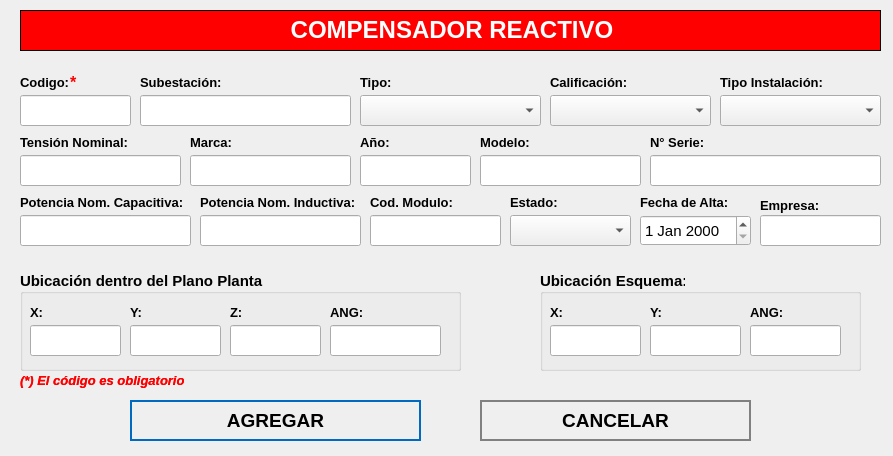
<?xml version="1.0" encoding="UTF-8"?>
<ui version="4.0">
 <class>NewBook</class>
 <widget class="QWidget" name="NewBook">
  <property name="geometry">
   <rect>
    <x>0</x>
    <y>0</y>
    <width>893</width>
    <height>456</height>
   </rect>
  </property>
  <property name="minimumSize">
   <size>
    <width>875</width>
    <height>456</height>
   </size>
  </property>
  <property name="maximumSize">
   <size>
    <width>1000</width>
    <height>456</height>
   </size>
  </property>
  <property name="windowTitle">
   <string>Nuevo Registro</string>
  </property>
  <property name="styleSheet">
   <string notr="true">QPushButton
{	
	height: 2em;
 	border-style: solid;
	border-width: 2px;
 	border-color: grey;
	font-weight: bold;
}

QPushButton:hover
{
   	background-color:grey;
	color:white;
}</string>
  </property>
  <widget class="QLabel" name="label">
   <property name="geometry">
    <rect>
     <x>20</x>
     <y>10</y>
     <width>861</width>
     <height>41</height>
    </rect>
   </property>
   <property name="font">
    <font>
     <underline>false</underline>
    </font>
   </property>
   <property name="autoFillBackground">
    <bool>false</bool>
   </property>
   <property name="styleSheet">
    <string notr="true">background-color: red;</string>
   </property>
   <property name="frameShape">
    <enum>QFrame::Box</enum>
   </property>
   <property name="text">
    <string>&lt;html&gt;&lt;head/&gt;&lt;body&gt;&lt;p align=&quot;center&quot;&gt;&lt;span style=&quot; font-size:18pt; font-weight:600; color:#ffffff;&quot;&gt;COMPENSADOR REACTIVO&lt;/span&gt;&lt;/p&gt;&lt;/body&gt;&lt;/html&gt;</string>
   </property>
  </widget>
  <widget class="QLabel" name="label_autoriza">
   <property name="geometry">
    <rect>
     <x>20</x>
     <y>70</y>
     <width>101</width>
     <height>25</height>
    </rect>
   </property>
   <property name="text">
    <string>&lt;html&gt;&lt;head/&gt;&lt;body&gt;&lt;p&gt;&lt;span style=&quot; font-size:10pt; font-weight:600;&quot;&gt;Codigo:&lt;/span&gt;&lt;/p&gt;&lt;/body&gt;&lt;/html&gt;</string>
   </property>
  </widget>
  <widget class="QLineEdit" name="inputCodigo">
   <property name="geometry">
    <rect>
     <x>20</x>
     <y>95</y>
     <width>111</width>
     <height>31</height>
    </rect>
   </property>
   <property name="font">
    <font>
     <pointsize>12</pointsize>
    </font>
   </property>
   <property name="maxLength">
    <number>15</number>
   </property>
  </widget>
  <widget class="QLineEdit" name="inputSubestacion">
   <property name="geometry">
    <rect>
     <x>140</x>
     <y>95</y>
     <width>211</width>
     <height>31</height>
    </rect>
   </property>
   <property name="font">
    <font>
     <pointsize>12</pointsize>
    </font>
   </property>
  </widget>
  <widget class="QPushButton" name="addButton">
   <property name="geometry">
    <rect>
     <x>130</x>
     <y>400</y>
     <width>291</width>
     <height>41</height>
    </rect>
   </property>
   <property name="font">
    <font>
     <pointsize>14</pointsize>
     <weight>75</weight>
     <bold>true</bold>
    </font>
   </property>
   <property name="cursor">
    <cursorShape>PointingHandCursor</cursorShape>
   </property>
   <property name="styleSheet">
    <string notr="true">QPushButton
{	
	height: 2em;
 	border-style: solid;
	border-width: 2px;
 	border-color: #0069c0;
	font-weight: bold;
}

QPushButton:hover
{
   	background-color:#0069c0;
	color:white;
}</string>
   </property>
   <property name="text">
    <string>AGREGAR</string>
   </property>
   <property name="icon">
    <iconset>
     <normaloff>../assets/icons/add-icon.png</normaloff>../assets/icons/add-icon.png</iconset>
   </property>
   <property name="iconSize">
    <size>
     <width>30</width>
     <height>30</height>
    </size>
   </property>
   <property name="autoDefault">
    <bool>true</bool>
   </property>
   <property name="default">
    <bool>true</bool>
   </property>
   <property name="flat">
    <bool>true</bool>
   </property>
  </widget>
  <widget class="QPushButton" name="cancelButton">
   <property name="geometry">
    <rect>
     <x>480</x>
     <y>400</y>
     <width>271</width>
     <height>41</height>
    </rect>
   </property>
   <property name="font">
    <font>
     <pointsize>14</pointsize>
     <weight>75</weight>
     <bold>true</bold>
    </font>
   </property>
   <property name="cursor">
    <cursorShape>PointingHandCursor</cursorShape>
   </property>
   <property name="styleSheet">
    <string notr="true">QPushButton
{	
	height: 2em;
 	border-style: solid;
	border-width: 2px;
 	border-color: grey;
	font-weight: bold;
}

QPushButton:hover
{
   	background-color:grey;
	color:white;
}</string>
   </property>
   <property name="text">
    <string>CANCELAR</string>
   </property>
   <property name="icon">
    <iconset>
     <normaloff>../assets/icons/cancel-icon.png</normaloff>../assets/icons/cancel-icon.png</iconset>
   </property>
   <property name="iconSize">
    <size>
     <width>30</width>
     <height>30</height>
    </size>
   </property>
   <property name="autoDefault">
    <bool>true</bool>
   </property>
   <property name="default">
    <bool>true</bool>
   </property>
   <property name="flat">
    <bool>true</bool>
   </property>
  </widget>
  <widget class="QLabel" name="label_aquienVisita">
   <property name="geometry">
    <rect>
     <x>140</x>
     <y>70</y>
     <width>191</width>
     <height>25</height>
    </rect>
   </property>
   <property name="text">
    <string>&lt;html&gt;&lt;head/&gt;&lt;body&gt;&lt;p&gt;&lt;span style=&quot; font-size:10pt; font-weight:600;&quot;&gt;Subestación:&lt;/span&gt;&lt;/p&gt;&lt;/body&gt;&lt;/html&gt;</string>
   </property>
  </widget>
  <widget class="QLabel" name="label_area">
   <property name="geometry">
    <rect>
     <x>720</x>
     <y>70</y>
     <width>141</width>
     <height>25</height>
    </rect>
   </property>
   <property name="text">
    <string>&lt;html&gt;&lt;head/&gt;&lt;body&gt;&lt;p&gt;&lt;span style=&quot; font-size:10pt; font-weight:600;&quot;&gt;Tipo Instalación:&lt;/span&gt;&lt;/p&gt;&lt;/body&gt;&lt;/html&gt;</string>
   </property>
  </widget>
  <widget class="QLabel" name="label_horaSalida">
   <property name="geometry">
    <rect>
     <x>510</x>
     <y>190</y>
     <width>81</width>
     <height>25</height>
    </rect>
   </property>
   <property name="text">
    <string>&lt;html&gt;&lt;head/&gt;&lt;body&gt;&lt;p&gt;&lt;span style=&quot; font-size:10pt; font-weight:600;&quot;&gt;Estado:&lt;/span&gt;&lt;/p&gt;&lt;/body&gt;&lt;/html&gt;</string>
   </property>
  </widget>
  <widget class="QLabel" name="label_motivoVisita">
   <property name="geometry">
    <rect>
     <x>640</x>
     <y>190</y>
     <width>111</width>
     <height>25</height>
    </rect>
   </property>
   <property name="text">
    <string>&lt;html&gt;&lt;head/&gt;&lt;body&gt;&lt;p&gt;&lt;span style=&quot; font-size:10pt; font-weight:600;&quot;&gt;Fecha de Alta:&lt;/span&gt;&lt;/p&gt;&lt;/body&gt;&lt;/html&gt;</string>
   </property>
  </widget>
  <widget class="QLabel" name="label_nota_obligatoria">
   <property name="geometry">
    <rect>
     <x>20</x>
     <y>370</y>
     <width>281</width>
     <height>21</height>
    </rect>
   </property>
   <property name="text">
    <string>&lt;html&gt;&lt;head/&gt;&lt;body&gt;&lt;p&gt;&lt;span style=&quot; font-size:10pt; font-weight:600; font-style:italic; color:#ff0000;&quot;&gt;(*) El código es obligatorio&lt;/span&gt;&lt;/p&gt;&lt;/body&gt;&lt;/html&gt;</string>
   </property>
  </widget>
  <widget class="QLabel" name="ast_aquienvisita">
   <property name="geometry">
    <rect>
     <x>70</x>
     <y>70</y>
     <width>21</width>
     <height>25</height>
    </rect>
   </property>
   <property name="text">
    <string>&lt;html&gt;&lt;head/&gt;&lt;body&gt;&lt;p&gt;&lt;span style=&quot; font-size:12pt; font-weight:600; color:#ff0000;&quot;&gt;*&lt;/span&gt;&lt;/p&gt;&lt;/body&gt;&lt;/html&gt;</string>
   </property>
  </widget>
  <widget class="QLabel" name="label_advertencia_dni">
   <property name="geometry">
    <rect>
     <x>20</x>
     <y>370</y>
     <width>251</width>
     <height>21</height>
    </rect>
   </property>
   <property name="text">
    <string>&lt;html&gt;&lt;head/&gt;&lt;body&gt;&lt;p&gt;&lt;span style=&quot; font-size:10pt; font-weight:600; font-style:italic; color:#ff0000;&quot;&gt;(*) El código es obligatorio&lt;/span&gt;&lt;/p&gt;&lt;/body&gt;&lt;/html&gt;</string>
   </property>
  </widget>
  <widget class="QComboBox" name="cbEstado">
   <property name="geometry">
    <rect>
     <x>510</x>
     <y>215</y>
     <width>121</width>
     <height>31</height>
    </rect>
   </property>
   <property name="font">
    <font>
     <pointsize>12</pointsize>
    </font>
   </property>
   <property name="editable">
    <bool>false</bool>
   </property>
  </widget>
  <widget class="QDateEdit" name="inputFecha">
   <property name="geometry">
    <rect>
     <x>640</x>
     <y>215</y>
     <width>111</width>
     <height>31</height>
    </rect>
   </property>
   <property name="font">
    <font>
     <pointsize>11</pointsize>
     <weight>50</weight>
     <bold>false</bold>
    </font>
   </property>
  </widget>
  <widget class="QComboBox" name="cbTipo">
   <property name="geometry">
    <rect>
     <x>360</x>
     <y>95</y>
     <width>181</width>
     <height>31</height>
    </rect>
   </property>
   <property name="font">
    <font>
     <pointsize>12</pointsize>
    </font>
   </property>
   <property name="editable">
    <bool>false</bool>
   </property>
  </widget>
  <widget class="QLabel" name="label_area_3">
   <property name="geometry">
    <rect>
     <x>360</x>
     <y>70</y>
     <width>141</width>
     <height>25</height>
    </rect>
   </property>
   <property name="text">
    <string>&lt;html&gt;&lt;head/&gt;&lt;body&gt;&lt;p&gt;&lt;span style=&quot; font-size:10pt; font-weight:600;&quot;&gt;Tipo:&lt;/span&gt;&lt;/p&gt;&lt;/body&gt;&lt;/html&gt;</string>
   </property>
  </widget>
  <widget class="QLineEdit" name="inputMarca">
   <property name="geometry">
    <rect>
     <x>190</x>
     <y>155</y>
     <width>161</width>
     <height>31</height>
    </rect>
   </property>
   <property name="font">
    <font>
     <pointsize>12</pointsize>
    </font>
   </property>
   <property name="maxLength">
    <number>50</number>
   </property>
  </widget>
  <widget class="QLabel" name="label_autoriza_2">
   <property name="geometry">
    <rect>
     <x>190</x>
     <y>130</y>
     <width>101</width>
     <height>25</height>
    </rect>
   </property>
   <property name="text">
    <string>&lt;html&gt;&lt;head/&gt;&lt;body&gt;&lt;p&gt;&lt;span style=&quot; font-size:10pt; font-weight:600;&quot;&gt;Marca:&lt;/span&gt;&lt;/p&gt;&lt;/body&gt;&lt;/html&gt;</string>
   </property>
  </widget>
  <widget class="QLineEdit" name="inputAnio">
   <property name="geometry">
    <rect>
     <x>360</x>
     <y>155</y>
     <width>111</width>
     <height>31</height>
    </rect>
   </property>
   <property name="font">
    <font>
     <pointsize>12</pointsize>
    </font>
   </property>
   <property name="maxLength">
    <number>4</number>
   </property>
  </widget>
  <widget class="QLabel" name="label_autoriza_3">
   <property name="geometry">
    <rect>
     <x>360</x>
     <y>130</y>
     <width>101</width>
     <height>25</height>
    </rect>
   </property>
   <property name="text">
    <string>&lt;html&gt;&lt;head/&gt;&lt;body&gt;&lt;p&gt;&lt;span style=&quot; font-size:10pt; font-weight:600;&quot;&gt;Año:&lt;/span&gt;&lt;/p&gt;&lt;/body&gt;&lt;/html&gt;</string>
   </property>
  </widget>
  <widget class="QComboBox" name="cbTipoInstalacion">
   <property name="geometry">
    <rect>
     <x>720</x>
     <y>95</y>
     <width>161</width>
     <height>31</height>
    </rect>
   </property>
   <property name="font">
    <font>
     <pointsize>12</pointsize>
    </font>
   </property>
   <property name="editable">
    <bool>false</bool>
   </property>
  </widget>
  <widget class="QLabel" name="label_autoriza_4">
   <property name="geometry">
    <rect>
     <x>20</x>
     <y>130</y>
     <width>151</width>
     <height>25</height>
    </rect>
   </property>
   <property name="text">
    <string>&lt;html&gt;&lt;head/&gt;&lt;body&gt;&lt;p&gt;&lt;span style=&quot; font-size:10pt; font-weight:600;&quot;&gt;Tensión Nominal:&lt;/span&gt;&lt;/p&gt;&lt;/body&gt;&lt;/html&gt;</string>
   </property>
  </widget>
  <widget class="QLineEdit" name="inputTension">
   <property name="geometry">
    <rect>
     <x>20</x>
     <y>155</y>
     <width>161</width>
     <height>31</height>
    </rect>
   </property>
   <property name="font">
    <font>
     <pointsize>12</pointsize>
    </font>
   </property>
   <property name="maxLength">
    <number>8</number>
   </property>
  </widget>
  <widget class="QComboBox" name="cbCalificacion">
   <property name="geometry">
    <rect>
     <x>550</x>
     <y>95</y>
     <width>161</width>
     <height>31</height>
    </rect>
   </property>
   <property name="font">
    <font>
     <pointsize>12</pointsize>
    </font>
   </property>
   <property name="editable">
    <bool>false</bool>
   </property>
  </widget>
  <widget class="QLabel" name="label_area_4">
   <property name="geometry">
    <rect>
     <x>550</x>
     <y>70</y>
     <width>141</width>
     <height>25</height>
    </rect>
   </property>
   <property name="text">
    <string>&lt;html&gt;&lt;head/&gt;&lt;body&gt;&lt;p&gt;&lt;span style=&quot; font-size:10pt; font-weight:600;&quot;&gt;Calificación:&lt;/span&gt;&lt;/p&gt;&lt;/body&gt;&lt;/html&gt;</string>
   </property>
  </widget>
  <widget class="QLabel" name="label_autoriza_5">
   <property name="geometry">
    <rect>
     <x>480</x>
     <y>130</y>
     <width>101</width>
     <height>25</height>
    </rect>
   </property>
   <property name="text">
    <string>&lt;html&gt;&lt;head/&gt;&lt;body&gt;&lt;p&gt;&lt;span style=&quot; font-size:10pt; font-weight:600;&quot;&gt;Modelo:&lt;/span&gt;&lt;/p&gt;&lt;/body&gt;&lt;/html&gt;</string>
   </property>
  </widget>
  <widget class="QLineEdit" name="inputModelo">
   <property name="geometry">
    <rect>
     <x>480</x>
     <y>155</y>
     <width>161</width>
     <height>31</height>
    </rect>
   </property>
   <property name="font">
    <font>
     <pointsize>12</pointsize>
    </font>
   </property>
   <property name="maxLength">
    <number>30</number>
   </property>
  </widget>
  <widget class="QLineEdit" name="inputNumeroSerie">
   <property name="geometry">
    <rect>
     <x>650</x>
     <y>155</y>
     <width>231</width>
     <height>31</height>
    </rect>
   </property>
   <property name="font">
    <font>
     <pointsize>12</pointsize>
    </font>
   </property>
   <property name="maxLength">
    <number>30</number>
   </property>
  </widget>
  <widget class="QLabel" name="label_autoriza_6">
   <property name="geometry">
    <rect>
     <x>650</x>
     <y>130</y>
     <width>101</width>
     <height>25</height>
    </rect>
   </property>
   <property name="text">
    <string>&lt;html&gt;&lt;head/&gt;&lt;body&gt;&lt;p&gt;&lt;span style=&quot; font-size:10pt; font-weight:600;&quot;&gt;N° Serie:&lt;/span&gt;&lt;/p&gt;&lt;/body&gt;&lt;/html&gt;</string>
   </property>
  </widget>
  <widget class="QLineEdit" name="inputPotenciaCapacitiva">
   <property name="geometry">
    <rect>
     <x>20</x>
     <y>215</y>
     <width>171</width>
     <height>31</height>
    </rect>
   </property>
   <property name="font">
    <font>
     <pointsize>12</pointsize>
    </font>
   </property>
   <property name="maxLength">
    <number>8</number>
   </property>
  </widget>
  <widget class="QLabel" name="label_autoriza_8">
   <property name="geometry">
    <rect>
     <x>20</x>
     <y>190</y>
     <width>221</width>
     <height>25</height>
    </rect>
   </property>
   <property name="text">
    <string>&lt;html&gt;&lt;head/&gt;&lt;body&gt;&lt;p&gt;&lt;span style=&quot; font-size:10pt; font-weight:600;&quot;&gt;Potencia Nom. Capacitiva:&lt;/span&gt;&lt;/p&gt;&lt;/body&gt;&lt;/html&gt;</string>
   </property>
  </widget>
  <widget class="QLabel" name="label_autoriza_9">
   <property name="geometry">
    <rect>
     <x>200</x>
     <y>190</y>
     <width>161</width>
     <height>25</height>
    </rect>
   </property>
   <property name="text">
    <string>&lt;html&gt;&lt;head/&gt;&lt;body&gt;&lt;p&gt;&lt;span style=&quot; font-size:10pt; font-weight:600;&quot;&gt;Potencia Nom. Inductiva:&lt;/span&gt;&lt;/p&gt;&lt;/body&gt;&lt;/html&gt;</string>
   </property>
  </widget>
  <widget class="QLineEdit" name="inputPotenciaInductiva">
   <property name="geometry">
    <rect>
     <x>200</x>
     <y>215</y>
     <width>161</width>
     <height>31</height>
    </rect>
   </property>
   <property name="font">
    <font>
     <pointsize>12</pointsize>
    </font>
   </property>
   <property name="maxLength">
    <number>8</number>
   </property>
  </widget>
  <widget class="QLineEdit" name="inputCodModulo">
   <property name="geometry">
    <rect>
     <x>370</x>
     <y>215</y>
     <width>131</width>
     <height>31</height>
    </rect>
   </property>
   <property name="font">
    <font>
     <pointsize>12</pointsize>
    </font>
   </property>
   <property name="maxLength">
    <number>30</number>
   </property>
  </widget>
  <widget class="QLabel" name="label_autoriza_10">
   <property name="geometry">
    <rect>
     <x>370</x>
     <y>190</y>
     <width>121</width>
     <height>25</height>
    </rect>
   </property>
   <property name="text">
    <string>&lt;html&gt;&lt;head/&gt;&lt;body&gt;&lt;p&gt;&lt;span style=&quot; font-size:10pt; font-weight:600;&quot;&gt;Cod. Modulo:&lt;/span&gt;&lt;/p&gt;&lt;/body&gt;&lt;/html&gt;</string>
   </property>
  </widget>
  <widget class="QGroupBox" name="groupBox">
   <property name="geometry">
    <rect>
     <x>20</x>
     <y>270</y>
     <width>441</width>
     <height>101</height>
    </rect>
   </property>
   <property name="font">
    <font>
     <pointsize>11</pointsize>
     <weight>75</weight>
     <bold>true</bold>
    </font>
   </property>
   <property name="title">
    <string>Ubicación dentro del Plano Planta:</string>
   </property>
   <property name="alignment">
    <set>Qt::AlignLeading|Qt::AlignLeft|Qt::AlignVCenter</set>
   </property>
   <widget class="QLabel" name="label_motivoVisita_2">
    <property name="geometry">
     <rect>
      <x>210</x>
      <y>30</y>
      <width>81</width>
      <height>25</height>
     </rect>
    </property>
    <property name="text">
     <string>&lt;html&gt;&lt;head/&gt;&lt;body&gt;&lt;p&gt;&lt;span style=&quot; font-size:10pt; font-weight:600;&quot;&gt;Z:&lt;/span&gt;&lt;/p&gt;&lt;/body&gt;&lt;/html&gt;</string>
    </property>
   </widget>
   <widget class="QLabel" name="label_horaSalida_2">
    <property name="geometry">
     <rect>
      <x>110</x>
      <y>30</y>
      <width>81</width>
      <height>25</height>
     </rect>
    </property>
    <property name="text">
     <string>&lt;html&gt;&lt;head/&gt;&lt;body&gt;&lt;p&gt;&lt;span style=&quot; font-size:10pt; font-weight:600;&quot;&gt;Y:&lt;/span&gt;&lt;/p&gt;&lt;/body&gt;&lt;/html&gt;</string>
    </property>
   </widget>
   <widget class="QLineEdit" name="inputX">
    <property name="geometry">
     <rect>
      <x>10</x>
      <y>55</y>
      <width>91</width>
      <height>31</height>
     </rect>
    </property>
    <property name="font">
     <font>
      <pointsize>12</pointsize>
     </font>
    </property>
    <property name="maxLength">
     <number>14</number>
    </property>
   </widget>
   <widget class="QLineEdit" name="inputY">
    <property name="geometry">
     <rect>
      <x>110</x>
      <y>55</y>
      <width>91</width>
      <height>31</height>
     </rect>
    </property>
    <property name="font">
     <font>
      <pointsize>12</pointsize>
     </font>
    </property>
    <property name="maxLength">
     <number>14</number>
    </property>
   </widget>
   <widget class="QLineEdit" name="inputZ">
    <property name="geometry">
     <rect>
      <x>210</x>
      <y>55</y>
      <width>91</width>
      <height>31</height>
     </rect>
    </property>
    <property name="font">
     <font>
      <pointsize>12</pointsize>
     </font>
    </property>
    <property name="maxLength">
     <number>14</number>
    </property>
   </widget>
   <widget class="QLabel" name="label_horaIngreso_2">
    <property name="geometry">
     <rect>
      <x>10</x>
      <y>30</y>
      <width>71</width>
      <height>25</height>
     </rect>
    </property>
    <property name="text">
     <string>&lt;html&gt;&lt;head/&gt;&lt;body&gt;&lt;p&gt;&lt;span style=&quot; font-size:10pt; font-weight:600;&quot;&gt;X:&lt;/span&gt;&lt;/p&gt;&lt;/body&gt;&lt;/html&gt;</string>
    </property>
   </widget>
   <widget class="QLabel" name="label_horaIngreso_4">
    <property name="geometry">
     <rect>
      <x>310</x>
      <y>30</y>
      <width>71</width>
      <height>25</height>
     </rect>
    </property>
    <property name="text">
     <string>&lt;html&gt;&lt;head/&gt;&lt;body&gt;&lt;p&gt;&lt;span style=&quot; font-size:10pt; font-weight:600;&quot;&gt;ANG:&lt;/span&gt;&lt;/p&gt;&lt;/body&gt;&lt;/html&gt;</string>
    </property>
   </widget>
   <widget class="QLineEdit" name="inputANG">
    <property name="geometry">
     <rect>
      <x>310</x>
      <y>55</y>
      <width>111</width>
      <height>31</height>
     </rect>
    </property>
    <property name="font">
     <font>
      <pointsize>12</pointsize>
     </font>
    </property>
    <property name="maxLength">
     <number>11</number>
    </property>
   </widget>
  </widget>
  <widget class="QGroupBox" name="groupBox_2">
   <property name="geometry">
    <rect>
     <x>540</x>
     <y>270</y>
     <width>321</width>
     <height>101</height>
    </rect>
   </property>
   <property name="font">
    <font>
     <pointsize>11</pointsize>
     <weight>75</weight>
     <bold>true</bold>
    </font>
   </property>
   <property name="title">
    <string>Ubicación Esquema:</string>
   </property>
   <property name="alignment">
    <set>Qt::AlignLeading|Qt::AlignLeft|Qt::AlignVCenter</set>
   </property>
   <widget class="QLabel" name="label_motivoVisita_3">
    <property name="geometry">
     <rect>
      <x>210</x>
      <y>30</y>
      <width>91</width>
      <height>25</height>
     </rect>
    </property>
    <property name="text">
     <string>&lt;html&gt;&lt;head/&gt;&lt;body&gt;&lt;p&gt;&lt;span style=&quot; font-size:10pt; font-weight:600;&quot;&gt;ANG:&lt;/span&gt;&lt;/p&gt;&lt;/body&gt;&lt;/html&gt;</string>
    </property>
   </widget>
   <widget class="QLabel" name="label_horaSalida_3">
    <property name="geometry">
     <rect>
      <x>110</x>
      <y>30</y>
      <width>81</width>
      <height>25</height>
     </rect>
    </property>
    <property name="text">
     <string>&lt;html&gt;&lt;head/&gt;&lt;body&gt;&lt;p&gt;&lt;span style=&quot; font-size:10pt; font-weight:600;&quot;&gt;Y:&lt;/span&gt;&lt;/p&gt;&lt;/body&gt;&lt;/html&gt;</string>
    </property>
   </widget>
   <widget class="QLineEdit" name="inputX_2">
    <property name="geometry">
     <rect>
      <x>10</x>
      <y>55</y>
      <width>91</width>
      <height>31</height>
     </rect>
    </property>
    <property name="font">
     <font>
      <pointsize>12</pointsize>
     </font>
    </property>
    <property name="maxLength">
     <number>9</number>
    </property>
   </widget>
   <widget class="QLineEdit" name="inputY_2">
    <property name="geometry">
     <rect>
      <x>110</x>
      <y>55</y>
      <width>91</width>
      <height>31</height>
     </rect>
    </property>
    <property name="font">
     <font>
      <pointsize>12</pointsize>
     </font>
    </property>
    <property name="maxLength">
     <number>9</number>
    </property>
   </widget>
   <widget class="QLineEdit" name="inputANG_2">
    <property name="geometry">
     <rect>
      <x>210</x>
      <y>55</y>
      <width>91</width>
      <height>31</height>
     </rect>
    </property>
    <property name="font">
     <font>
      <pointsize>12</pointsize>
     </font>
    </property>
    <property name="maxLength">
     <number>11</number>
    </property>
   </widget>
   <widget class="QLabel" name="label_horaIngreso_3">
    <property name="geometry">
     <rect>
      <x>10</x>
      <y>30</y>
      <width>71</width>
      <height>25</height>
     </rect>
    </property>
    <property name="text">
     <string>&lt;html&gt;&lt;head/&gt;&lt;body&gt;&lt;p&gt;&lt;span style=&quot; font-size:10pt; font-weight:600;&quot;&gt;X:&lt;/span&gt;&lt;/p&gt;&lt;/body&gt;&lt;/html&gt;</string>
    </property>
   </widget>
  </widget>
  <widget class="QLabel" name="label_empresa">
   <property name="geometry">
    <rect>
     <x>760</x>
     <y>195</y>
     <width>111</width>
     <height>21</height>
    </rect>
   </property>
   <property name="text">
    <string>&lt;html&gt;&lt;head/&gt;&lt;body&gt;&lt;p&gt;&lt;span style=&quot; font-size:10pt; font-weight:600;&quot;&gt;Empresa:&lt;/span&gt;&lt;/p&gt;&lt;/body&gt;&lt;/html&gt;</string>
   </property>
   <property name="scaledContents">
    <bool>true</bool>
   </property>
  </widget>
  <widget class="QLineEdit" name="inputCodEmpresa">
   <property name="geometry">
    <rect>
     <x>760</x>
     <y>215</y>
     <width>121</width>
     <height>31</height>
    </rect>
   </property>
   <property name="font">
    <font>
     <pointsize>12</pointsize>
    </font>
   </property>
   <property name="maxLength">
    <number>5</number>
   </property>
  </widget>
 </widget>
 <tabstops>
  <tabstop>inputCodigo</tabstop>
  <tabstop>inputSubestacion</tabstop>
  <tabstop>addButton</tabstop>
  <tabstop>cancelButton</tabstop>
 </tabstops>
 <resources/>
 <connections/>
</ui>
